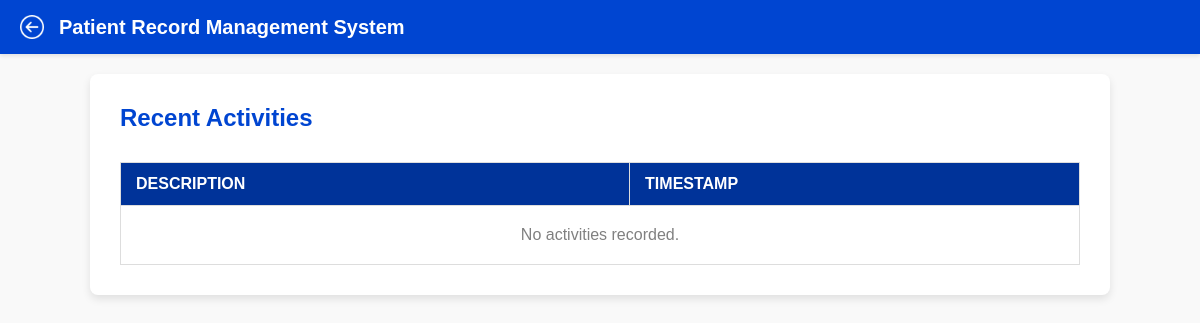
The page /activities/ (signed in) on the database as committed earlier.
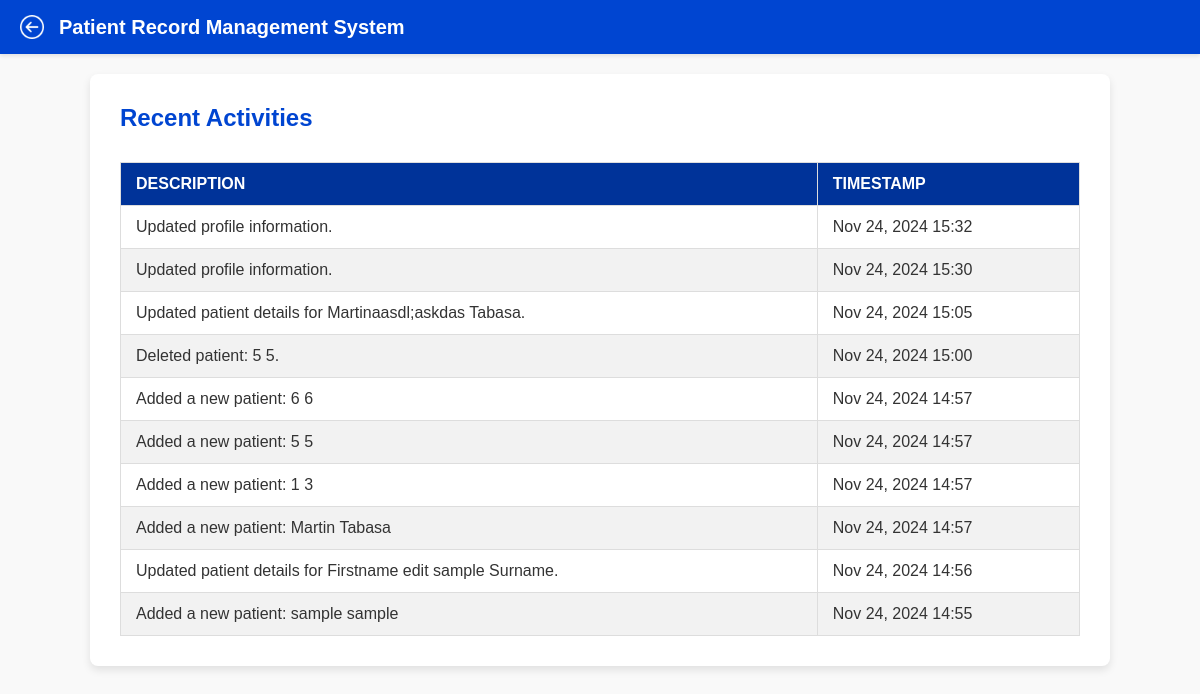
The same page on the database as committed later.
### doctor/models.py (models this page shows, shortened)
class Activity(models.Model):
    doctor = models.ForeignKey(Doctor, on_delete=models.CASCADE, related_name='activities')
    description = models.TextField()
    timestamp = models.DateTimeField(auto_now_add=True)

### doctor/views.py (the view)
# urls.py: path('activities/', views.activities_view, name='activities'),
def activities_view(request):
    doctor_id = doctor_logged_in(request)
    doctor = get_object_or_404(Doctor, id=doctor_id)
    activities = doctor.activities.order_by('-timestamp')
    return render(request, 'activities.html', {'activities': activities})

### doctor/views.py (called while the page is built)
def doctor_logged_in(request):
    doctor_id = request.session.get('doctor_id')
    if not doctor_id:
        return redirect('login')
    return doctor_id

### doctor/templates/activities.html (shortened to what this page needs)
<!DOCTYPE html>
<html lang="en">
<head>
    {% load static %}
    <link rel="stylesheet" href="{% static 'patient_list.css' %}">
</head>
<body>
    <header class="prms-header">
        <div class="header-content">
            <img src="{% static 'images/back-button.png' %}" alt="Back" class="back-btn" onclick="window.history.back();">
            <h1 class="prms-title" onclick="window.location.href='http://127.0.0.1:8000/home/';">
                Patient Record Management System
            </h1>
        </div>
    </header>
    <div class="main-container">
        <section class="form-section">
            <div class="actions-header">
                <h2 class="section-title">Recent Activities</h2>
            </div>
            <div class="form-container">
                <table>
                    <thead>
                        <tr>
                            <th>Description</th>
                            <th>Timestamp</th>
                        </tr>
                    </thead>
                    <tbody>
                        {% for activity in activities %}
                        <tr>
                            <td>{{ activity.description }}</td>
                            <td>{{ activity.timestamp|date:"M d, Y H:i" }}</td>
                        </tr>
                        {% empty %}
                        <tr>
                            <td colspan="2" class="no-data">No activities recorded.</td>
                        </tr>
                        {% endfor %}
                    </tbody>
                </table>
            </div>
        </section>
    </div>
</body>
</html>

Rows that differ between the two databases and show on the page:
added Activity: description "Updated profile information.", timestamp "Nov 24, 2024 15:32"
added Activity: description "Updated profile information.", timestamp "Nov 24, 2024 15:30"
added Activity: description "Updated patient details for Martinaasdl;askdas Tabasa.", timestamp "Nov 24, 2024 15:05"
added Activity: description "Deleted patient: 5 5.", timestamp "Nov 24, 2024 15:00"
added Activity: description "Added a new patient: 6 6", timestamp "Nov 24, 2024 14:57"
added Activity: description "Added a new patient: 5 5", timestamp "Nov 24, 2024 14:57"
added Activity: description "Added a new patient: 1 3", timestamp "Nov 24, 2024 14:57"
added Activity: description "Added a new patient: Martin Tabasa", timestamp "Nov 24, 2024 14:57"
added Activity: description "Updated patient details for Firstname edit sample Surname.", timestamp "Nov 24, 2024 14:56"
added Activity: description "Added a new patient: sample sample", timestamp "Nov 24, 2024 14:55"
Other text that changed with them:
text no longer shown: "No activities recorded."
